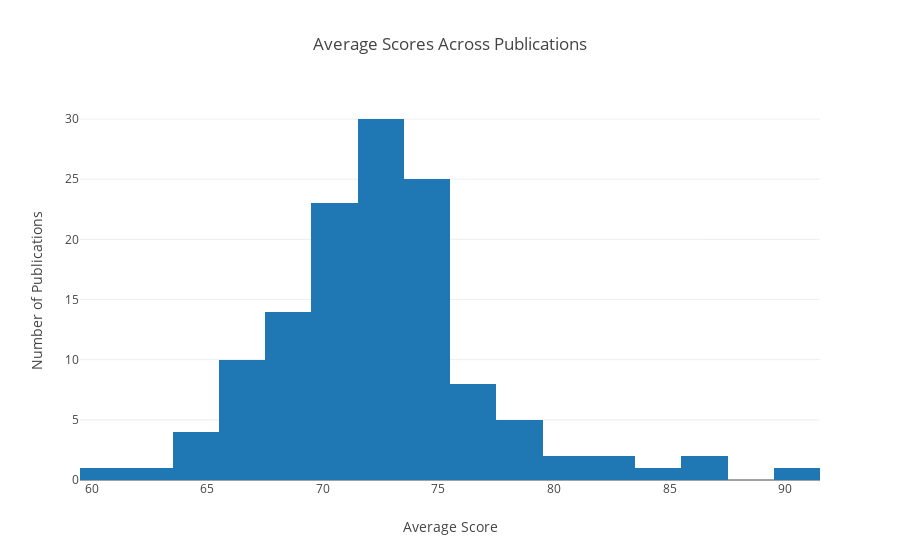
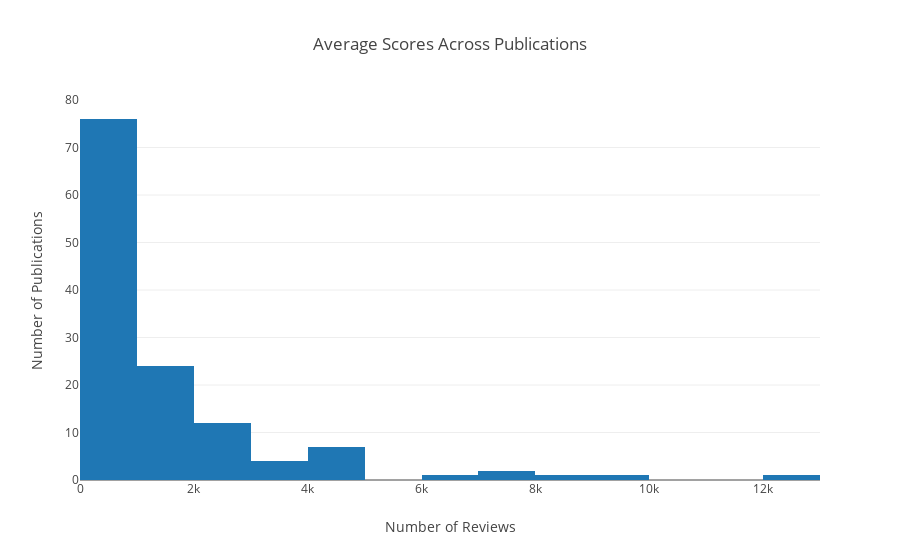

Source (notebook cell) for these figures, in order:
### Code cell
data1 = go.Histogram(x = macro_df['average score'],)
layout1 = go.Layout(
    title= 'Average Scores Across Publications',
    hovermode= 'closest',
    xaxis = dict(
        title= 'Average Score',
    ),
    yaxis = dict(
        title = 'Number of Publications'
    )
)

fig1 = dict(data=[data1], layout=layout1)
iplot(fig1, filename='basic histogram')

data2 = go.Histogram(x=macro_df['total reviews'])
layout2 = go.Layout(
    title= 'Average Scores Across Publications',
    hovermode= 'closest',
    xaxis = dict(
        title= 'Number of Reviews',
    ),
    yaxis = dict(
        title = 'Number of Publications'
    )
)

fig2_1 = dict(data=[data2], layout=layout2)
iplot(fig2, filename='basic histogram')

### Figure 1 — Plotly figure (JSON) as saved in the notebook; plotly's stock layout.template omitted (floating-point values rounded to 4 significant figures; data arrays with more than 128 entries replaced by an {"elided": "..."} marker saying what was removed)
{"data": [{"type": "histogram", "x": {"elided": "129 int values"}}], "layout": {"hovermode": "closest", "title": "Average Scores Across Publications", "xaxis": {"title": "Average Score"}, "yaxis": {"title": "Number of Publications"}}}

### Figure 2 — Plotly figure (JSON) as saved in the notebook; plotly's stock layout.template omitted (floating-point values rounded to 4 significant figures; data arrays with more than 128 entries replaced by an {"elided": "..."} marker saying what was removed)
{"data": [{"type": "histogram", "x": {"elided": "129 int values"}}], "layout": {"hovermode": "closest", "title": "Average Scores Across Publications", "xaxis": {"title": "Number of Reviews"}, "yaxis": {"title": "Number of Publications"}}}
